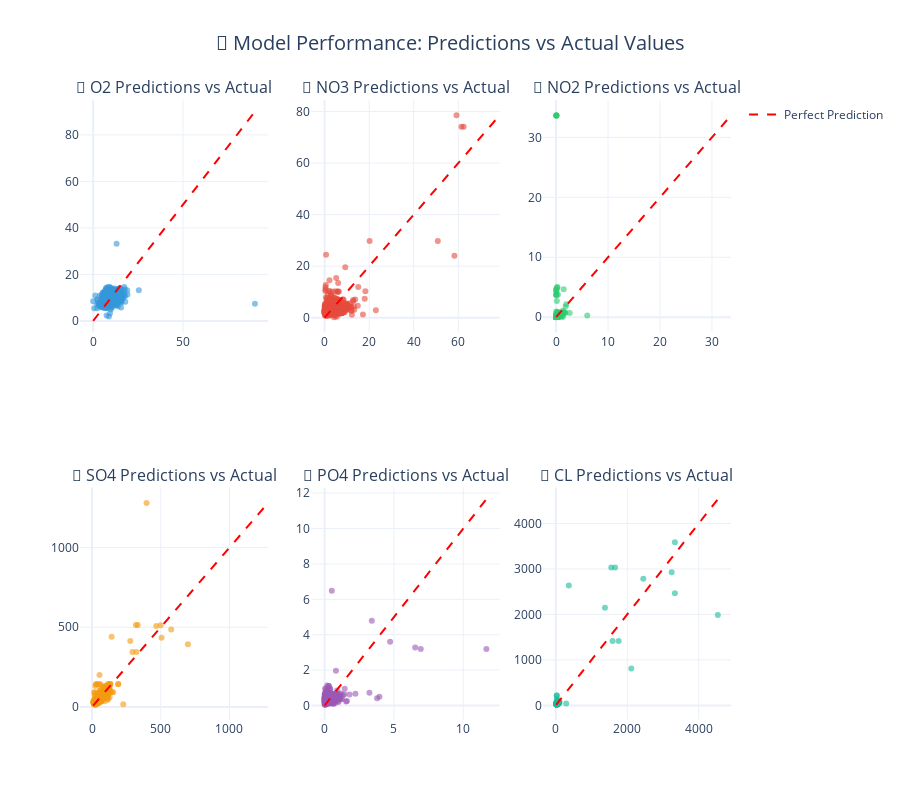
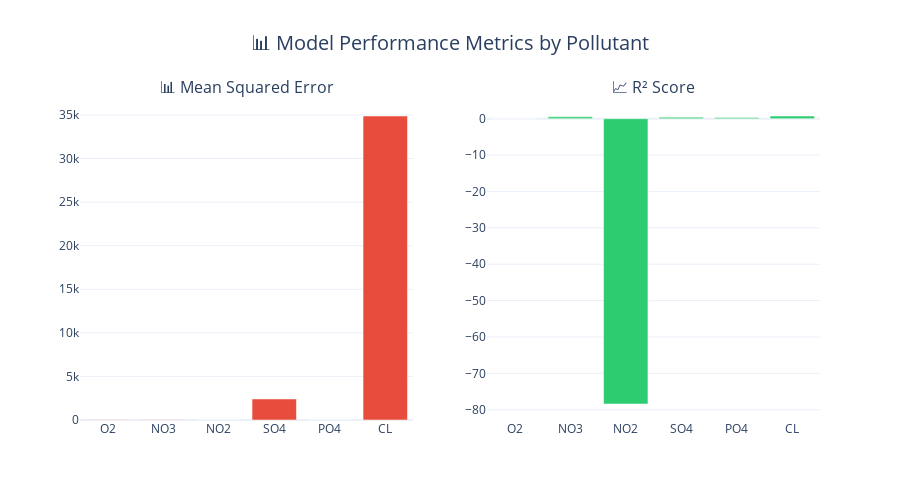
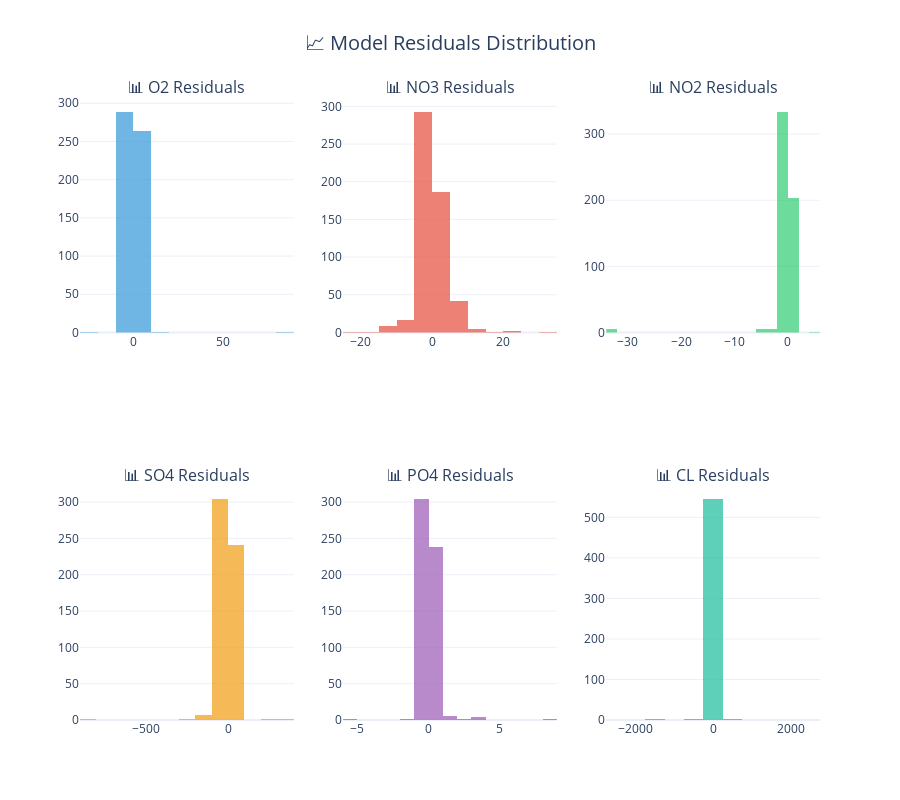

The notebook cell saved with these charts, in order:
### Code cell
# 🎨 VISUALIZE MODEL PERFORMANCE RESULTS

# Display model performance visualizations
print("🎯 Creating Model Performance Visualizations...")

# 1. Predictions vs Actual scatter plots
performance_fig = visualize_model_performance(y_test, y_pred)
performance_fig.show()

# 2. Model metrics dashboard
metrics_fig = create_metrics_dashboard(y_test, y_pred)
metrics_fig.show()

# 3. Feature importance (if available)
feature_names = X_train.columns.tolist()
importance_fig = visualize_feature_importance(model, feature_names)
if importance_fig:
    importance_fig.show()

# 4. Create residuals analysis
def create_residuals_analysis():
    pollutants = ['O2', 'NO3', 'NO2', 'SO4', 'PO4', 'CL']
    
    fig = make_subplots(
        rows=2, cols=3,
        subplot_titles=[f'📊 {pol} Residuals' for pol in pollutants]
    )
    
    colors = ['#3498db', '#e74c3c', '#2ecc71', '#f39c12', '#9b59b6', '#1abc9c']
    
    for i, (pol, color) in enumerate(zip(pollutants, colors)):
        row = i // 3 + 1
        col = i % 3 + 1
        
        residuals = y_test.iloc[:, i] - y_pred[:, i]
        
        fig.add_trace(
            go.Histogram(
                x=residuals,
                name=pol,
                marker_color=color,
                opacity=0.7,
                nbinsx=20,
                showlegend=False
            ),
            row=row, col=col
        )
    
    fig.update_layout(
        title={
            'text': '📈 Model Residuals Distribution',
            'x': 0.5,
            'font': {'size': 20}
        },
        height=800
    )
    
    return fig

# Show residuals analysis
residuals_fig = create_residuals_analysis()
residuals_fig.show()

# 5. Create summary statistics table
def create_summary_table():
    pollutants = ['O2', 'NO3', 'NO2', 'SO4', 'PO4', 'CL']
    
    summary_data = []
    for i, pol in enumerate(pollutants):
        mse = mean_squared_error(y_test.iloc[:, i], y_pred[:, i])
        r2 = r2_score(y_test.iloc[:, i], y_pred[:, i])
        mae = np.mean(np.abs(y_test.iloc[:, i] - y_pred[:, i]))
        
        summary_data.append({
            'Pollutant': pol,
            'MSE': round(mse, 4),
            'R² Score': round(r2, 4),
            'MAE': round(mae, 4)
        })
    
    summary_df = pd.DataFrame(summary_data)
    
    # Create table visualization
    fig = go.Figure(data=[go.Table(
        header=dict(
            values=list(summary_df.columns),
            fill_color='#3498db',
            font=dict(color='white', size=14),
            align='center'
        ),
        cells=dict(
            values=[summary_df[col] for col in summary_df.columns],
            fill_color='#ecf0f1',
            align='center',
            font=dict(size=12)
        )
    )])
    
    fig.update_layout(
        title={
            'text': '📊 Model Performance Summary Table',
            'x': 0.5,
            'font': {'size': 20}
        },
        height=400
    )
    
    return fig, summary_df

# Show summary table
summary_fig, summary_df = create_summary_table()
summary_fig.show()

print("✨ Model performance visualization completed!")
print("📊 Summary Statistics:")
print(summary_df)

### Figure 1 — Plotly figure (JSON) as saved in the notebook; plotly's stock layout.template omitted (floating-point values rounded to 4 significant figures; data arrays with more than 128 entries replaced by an {"elided": "..."} marker saying what was removed)
{"data": [{"marker": {"color": "#3498db", "opacity": 0.6, "size": 6}, "mode": "markers", "name": "O2", "showlegend": false, "type": "scatter", "x": {"elided": "556 float values"}, "xaxis": "x", "y": {"elided": "556 float values"}, "yaxis": "y"}, {"line": {"color": "red", "dash": "dash"}, "mode": "lines", "name": "Perfect Prediction", "showlegend": true, "type": "scatter", "x": [0, 90], "xaxis": "x", "y": [0, 90], "yaxis": "y"}, {"marker": {"color": "#e74c3c", "opacity": 0.6, "size": 6}, "mode": "markers", "name": "NO3", "showlegend": false, "type": "scatter", "x": {"elided": "556 float values"}, "xaxis": "x2", "y": {"elided": "556 float values"}, "yaxis": "y2"}, {"line": {"color": "red", "dash": "dash"}, "mode": "lines", "name": "Perfect Prediction", "showlegend": false, "type": "scatter", "x": [0, 78.52], "xaxis": "x2", "y": [0, 78.52], "yaxis": "y2"}, {"marker": {"color": "#2ecc71", "opacity": 0.6, "size": 6}, "mode": "markers", "name": "NO2", "showlegend": false, "type": "scatter", "x": {"elided": "556 float values"}, "xaxis": "x3", "y": {"elided": "556 float values"}, "yaxis": "y3"}, {"line": {"color": "red", "dash": "dash"}, "mode": "lines", "name": "Perfect Prediction", "showlegend": false, "type": "scatter", "x": [0, 33.67], "xaxis": "x3", "y": [0, 33.67], "yaxis": "y3"}, {"marker": {"color": "#f39c12", "opacity": 0.6, "size": 6}, "mode": "markers", "name": "SO4", "showlegend": false, "type": "scatter", "x": {"elided": "556 float values"}, "xaxis": "x4", "y": {"elided": "556 float values"}, "yaxis": "y4"}, {"line": {"color": "red", "dash": "dash"}, "mode": "lines", "name": "Perfect Prediction", "showlegend": false, "type": "scatter", "x": [8.2, 1281.0], "xaxis": "x4", "y": [8.2, 1281.0], "yaxis": "y4"}, {"marker": {"color": "#9b59b6", "opacity": 0.6, "size": 6}, "mode": "markers", "name": "PO4", "showlegend": false, "type": "scatter", "x": {"elided": "556 float values"}, "xaxis": "x5", "y": {"elided": "556 float values"}, "yaxis": "y5"}, {"line": {"color": "red", "dash": "dash"}, "mode": "lines", "name": "Perfect Prediction", "showlegend": false, "type": "scatter", "x": [0, 11.66], "xaxis": "x5", "y": [0, 11.66], "yaxis": "y5"}, {"marker": {"color": "#1abc9c", "opacity": 0.6, "size": 6}, "mode": "markers", "name": "CL", "showlegend": false, "type": "scatter", "x": {"elided": "556 float values"}, "xaxis": "x6", "y": {"elided": "556 float values"}, "yaxis": "y6"}, {"line": {"color": "red", "dash": "dash"}, "mode": "lines", "name": "Perfect Prediction", "showlegend": false, "type": "scatter", "x": [8.5, 4535.0], "xaxis": "x6", "y": [8.5, 4535.0], "yaxis": "y6"}], "layout": {"annotations": [{"font": {"size": 16}, "showarrow": false, "text": "🎯 O2 Predictions vs Actual", "x": 0.1444, "xanchor": "center", "xref": "paper", "y": 1, "yanchor": "bottom", "yref": "paper"}, {"font": {"size": 16}, "showarrow": false, "text": "🎯 NO3 Predictions vs Actual", "x": 0.5, "xanchor": "center", "xref": "paper", "y": 1, "yanchor": "bottom", "yref": "paper"}, {"font": {"size": 16}, "showarrow": false, "text": "🎯 NO2 Predictions vs Actual", "x": 0.8556, "xanchor": "center", "xref": "paper", "y": 1, "yanchor": "bottom", "yref": "paper"}, {"font": {"size": 16}, "showarrow": false, "text": "🎯 SO4 Predictions vs Actual", "x": 0.1444, "xanchor": "center", "xref": "paper", "y": 0.375, "yanchor": "bottom", "yref": "paper"}, {"font": {"size": 16}, "showarrow": false, "text": "🎯 PO4 Predictions vs Actual", "x": 0.5, "xanchor": "center", "xref": "paper", "y": 0.375, "yanchor": "bottom", "yref": "paper"}, {"font": {"size": 16}, "showarrow": false, "text": "🎯 CL Predictions vs Actual", "x": 0.8556, "xanchor": "center", "xref": "paper", "y": 0.375, "yanchor": "bottom", "yref": "paper"}], "height": 800, "title": {"font": {"size": 20}, "text": "🤖 Model Performance: Predictions vs Actual Values", "x": 0.5}, "xaxis": {"anchor": "y", "domain": [0, 0.2889]}, "xaxis2": {"anchor": "y2", "domain": [0.3556, 0.6444]}, "xaxis3": {"anchor": "y3", "domain": [0.7111, 1]}, "xaxis4": {"anchor": "y4", "domain": [0, 0.2889]}, "xaxis5": {"anchor": "y5", "domain": [0.3556, 0.6444]}, "xaxis6": {"anchor": "y6", "domain": [0.7111, 1]}, "yaxis": {"anchor": "x", "domain": [0.625, 1]}, "yaxis2": {"anchor": "x2", "domain": [0.625, 1]}, "yaxis3": {"anchor": "x3", "domain": [0.625, 1]}, "yaxis4": {"anchor": "x4", "domain": [0, 0.375]}, "yaxis5": {"anchor": "x5", "domain": [0, 0.375]}, "yaxis6": {"anchor": "x6", "domain": [0, 0.375]}}}

### Figure 2 — Plotly figure (JSON) as saved in the notebook; plotly's stock layout.template omitted (floating-point values rounded to 4 significant figures)
{"data": [{"marker": {"color": "#e74c3c"}, "name": "MSE", "showlegend": false, "type": "bar", "x": ["O2", "NO3", "NO2", "SO4", "PO4", "CL"], "xaxis": "x", "y": [22.22, 18.15, 10.61, 2412.0, 0.385, 34880.0], "yaxis": "y"}, {"marker": {"color": "#2ecc71"}, "name": "R²", "showlegend": false, "type": "bar", "x": ["O2", "NO3", "NO2", "SO4", "PO4", "CL"], "xaxis": "x2", "y": [-0.01674, 0.5162, -78.42, 0.4118, 0.3221, 0.7358], "yaxis": "y2"}], "layout": {"annotations": [{"font": {"size": 16}, "showarrow": false, "text": "📊 Mean Squared Error", "x": 0.225, "xanchor": "center", "xref": "paper", "y": 1, "yanchor": "bottom", "yref": "paper"}, {"font": {"size": 16}, "showarrow": false, "text": "📈 R² Score", "x": 0.775, "xanchor": "center", "xref": "paper", "y": 1, "yanchor": "bottom", "yref": "paper"}], "height": 500, "title": {"font": {"size": 20}, "text": "📊 Model Performance Metrics by Pollutant", "x": 0.5}, "xaxis": {"anchor": "y", "domain": [0, 0.45]}, "xaxis2": {"anchor": "y2", "domain": [0.55, 1]}, "yaxis": {"anchor": "x", "domain": [0, 1]}, "yaxis2": {"anchor": "x2", "domain": [0, 1]}}}

### Figure 3 — Plotly figure (JSON) as saved in the notebook; plotly's stock layout.template omitted (floating-point values rounded to 4 significant figures; data arrays with more than 128 entries replaced by an {"elided": "..."} marker saying what was removed)
{"data": [{"marker": {"color": "#3498db"}, "name": "O2", "nbinsx": 20, "opacity": 0.7, "showlegend": false, "type": "histogram", "x": {"elided": "556 float values"}, "xaxis": "x", "yaxis": "y"}, {"marker": {"color": "#e74c3c"}, "name": "NO3", "nbinsx": 20, "opacity": 0.7, "showlegend": false, "type": "histogram", "x": {"elided": "556 float values"}, "xaxis": "x2", "yaxis": "y2"}, {"marker": {"color": "#2ecc71"}, "name": "NO2", "nbinsx": 20, "opacity": 0.7, "showlegend": false, "type": "histogram", "x": {"elided": "556 float values"}, "xaxis": "x3", "yaxis": "y3"}, {"marker": {"color": "#f39c12"}, "name": "SO4", "nbinsx": 20, "opacity": 0.7, "showlegend": false, "type": "histogram", "x": {"elided": "556 float values"}, "xaxis": "x4", "yaxis": "y4"}, {"marker": {"color": "#9b59b6"}, "name": "PO4", "nbinsx": 20, "opacity": 0.7, "showlegend": false, "type": "histogram", "x": {"elided": "556 float values"}, "xaxis": "x5", "yaxis": "y5"}, {"marker": {"color": "#1abc9c"}, "name": "CL", "nbinsx": 20, "opacity": 0.7, "showlegend": false, "type": "histogram", "x": {"elided": "556 float values"}, "xaxis": "x6", "yaxis": "y6"}], "layout": {"annotations": [{"font": {"size": 16}, "showarrow": false, "text": "📊 O2 Residuals", "x": 0.1444, "xanchor": "center", "xref": "paper", "y": 1, "yanchor": "bottom", "yref": "paper"}, {"font": {"size": 16}, "showarrow": false, "text": "📊 NO3 Residuals", "x": 0.5, "xanchor": "center", "xref": "paper", "y": 1, "yanchor": "bottom", "yref": "paper"}, {"font": {"size": 16}, "showarrow": false, "text": "📊 NO2 Residuals", "x": 0.8556, "xanchor": "center", "xref": "paper", "y": 1, "yanchor": "bottom", "yref": "paper"}, {"font": {"size": 16}, "showarrow": false, "text": "📊 SO4 Residuals", "x": 0.1444, "xanchor": "center", "xref": "paper", "y": 0.375, "yanchor": "bottom", "yref": "paper"}, {"font": {"size": 16}, "showarrow": false, "text": "📊 PO4 Residuals", "x": 0.5, "xanchor": "center", "xref": "paper", "y": 0.375, "yanchor": "bottom", "yref": "paper"}, {"font": {"size": 16}, "showarrow": false, "text": "📊 CL Residuals", "x": 0.8556, "xanchor": "center", "xref": "paper", "y": 0.375, "yanchor": "bottom", "yref": "paper"}], "height": 800, "title": {"font": {"size": 20}, "text": "📈 Model Residuals Distribution", "x": 0.5}, "xaxis": {"anchor": "y", "domain": [0, 0.2889]}, "xaxis2": {"anchor": "y2", "domain": [0.3556, 0.6444]}, "xaxis3": {"anchor": "y3", "domain": [0.7111, 1]}, "xaxis4": {"anchor": "y4", "domain": [0, 0.2889]}, "xaxis5": {"anchor": "y5", "domain": [0.3556, 0.6444]}, "xaxis6": {"anchor": "y6", "domain": [0.7111, 1]}, "yaxis": {"anchor": "x", "domain": [0.625, 1]}, "yaxis2": {"anchor": "x2", "domain": [0.625, 1]}, "yaxis3": {"anchor": "x3", "domain": [0.625, 1]}, "yaxis4": {"anchor": "x4", "domain": [0, 0.375]}, "yaxis5": {"anchor": "x5", "domain": [0, 0.375]}, "yaxis6": {"anchor": "x6", "domain": [0, 0.375]}}}
